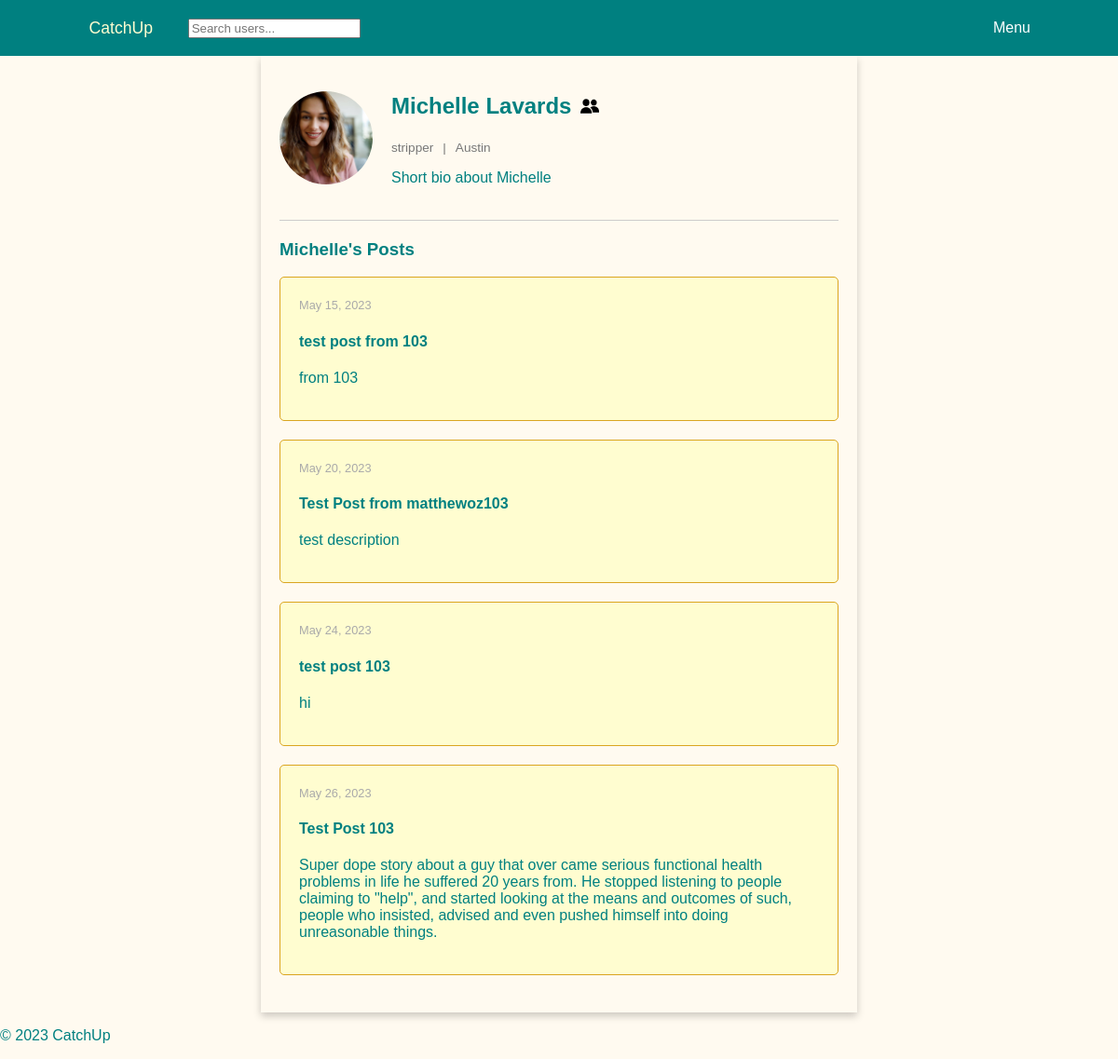
Screenshot of /profile/matthewoz103/ (signed in) with the database file from the repository.
### users/models.py (models this page shows, shortened)
class UserProfile(models.Model):
    user = models.OneToOneField(User, on_delete=models.CASCADE)
    first_name = models.CharField(max_length=30)
    last_name = models.CharField(max_length=30)
    bio = models.TextField(blank=True)  # bio can be blank if user doesn't want to add one
    location = models.CharField(max_length=100)
    occupation = models.CharField(max_length=100)
    profile_picture = models.ImageField(upload_to='profile_pictures', blank=True, default='default_profile_picture.jpg')
    friends = models.ManyToManyField("self", blank=True)

class Post(models.Model):
    user = models.ForeignKey(settings.AUTH_USER_MODEL, on_delete=models.CASCADE)
    title = models.CharField(max_length=200)
    description = models.TextField()
    image = models.ImageField(upload_to='posts/', blank=True, null=True)
    created_at = models.DateTimeField(auto_now_add=True)
    likes = models.ManyToManyField(User, related_name='likes', blank=True)

### users/views.py (the view)
# urls.py: path('profile/<str:username>/', views.profile, name='profile'),
def profile(request, username):
    user = get_object_or_404(User, username=username)
    user_profile = UserProfile.objects.get(user=user)
    user_posts = Post.objects.filter(user=user)
    friend_request_sent = FriendRequest.objects.filter(
        sender=request.user,
        receiver=user).first()
    are_friends = request.user.userprofile in user_profile.friends.all()
    return render(request, 'users/profile.html', {'user_profile': user_profile, 'posts': user_posts, 'friend_request_sent': friend_request_sent, 'are_friends': are_friends})

### users/templates/users/profile.html (shortened to what this page needs)
{% extends "users/base.html" %}
{% load static %}
{% block extra_css %}
    <link rel="stylesheet" type="text/css" href="{% static 'users/profile.css' %}" />
{% endblock %}
{% block content %}
    <div class="profile-container">
        <div class="profile-header">
            <img class="profile-pic" src="{{ user_profile.profile_picture.url }}" alt="{{ user_profile.user.username }}'s Profile Picture">
            <div class="profile-info">
                <div class="profile-details">
                    <div class="name-and-icon">
                        <div class="name-and-icon-inner">
                            <h2 class="profile-name">{{ user_profile.first_name }} {{ user_profile.last_name }}</h2>
                            {% if are_friends %}
                                <img class="friends-icon" src="{% static 'users/icons/friends_icon.png' %}" alt="Friends">
                            {% endif %}
                        </div>
                    </div>
                    <div class="profile-location-occupation">
                        <p>{{ user_profile.occupation }}</p>
                        <p>|</p>
                        <p>{{ user_profile.location }}</p>
                    </div>
                </div>
                <p>{{ user_profile.bio }}</p>
            </div>
        </div>
        <div class="profile-posts">
            <h3>{{ user_profile.first_name }}'s Posts</h3>
            {% for post in posts %}
            <div class="post">
                <small class="post-date">{{ post.created_at|date:"F j, Y" }}</small>
                <h4>{{ post.title }}</h4>
                <p>{{ post.description }}</p>
            </div>
            {% endfor %}
        </div>
    </div>
{% endblock %}

### users/static/users/styles.css (style rules this page uses)
body { background-color: #FFFAF0; color: #008080; font-family: Arial, sans-serif; margin: 0; padding: 0; }

### users/static/users/profile.css (style rules this page uses)
.profile-container { max-width: 600px; margin: auto; padding: 20px; box-shadow: 0 4px 8px 0 rgba(0, 0, 0, 0.2); }
.profile-header { position: relative; display: flex; align-items: center; gap: 20px; padding-bottom: 20px; border-bottom: 1px solid #ccc; }
.profile-pic { width: 100px; height: 100px; border-radius: 50%; object-fit: cover; }
.profile-info { display: flex; flex-direction: column; justify-content: space-between; }
.name-and-icon { display: flex; align-items: baseline; gap: 10px; }
.friends-icon { display: inline-flex; width: 20px; height: 20px; align-self: center; margin-left: 10px; }
.profile-location-occupation { display: flex; gap: 10px; align-items: center; font-size: 0.85rem; color: #777; margin-top: 0.2em; }
.profile-location-occupation p { margin: 0; }
.profile-posts { margin-top: 20px; }
.post { position: relative; background-color: #FFFDD0; border: 1px solid #DAA520; border-radius: 5px; padding: 20px; margin-bottom: 20px; transition: box-shadow 0.3s ease, transform 0.3s ease; }
.post-date { color: #aaa; font-size: 0.8rem; }
.name-and-icon-inner { display: flex; align-items: center; }

### rows the page displays
UserProfile: profile_picture (picture), first_name "Michelle", last_name "Lavards", occupation "stripper", location "Austin", bio "Short bio about Michelle"
Post: created_at "May 15, 2023", title "test post from 103", description "from 103"
Post: created_at "May 20, 2023", title "Test Post from matthewoz103", description "test description"
Post: created_at "May 24, 2023", title "test post 103", description "hi"
Post: created_at "May 26, 2023", title "Test Post 103", description "Super dope story about a guy that over came serious functional health problems in life he suffered 20 years from. He stopped listening to people claiming to \"help\", and started looking at the means and outcomes of such, people who insisted, advised and even pushed himself into doing unreasonable things."
